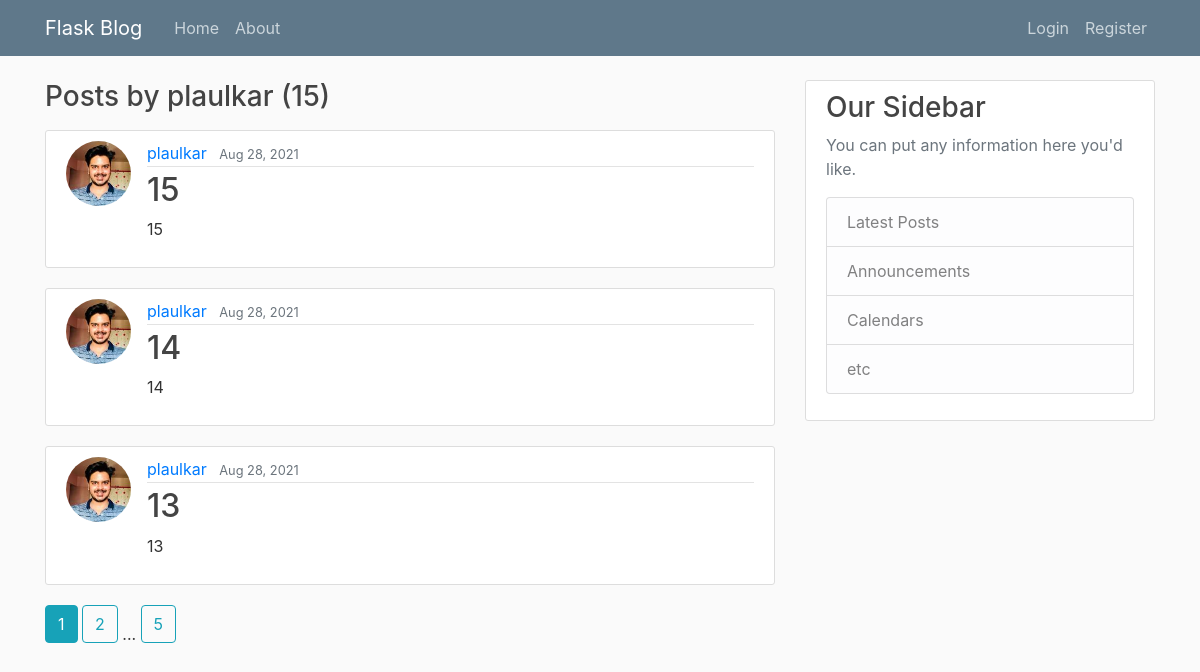
Page /user/plaulkar on the earlier database version.
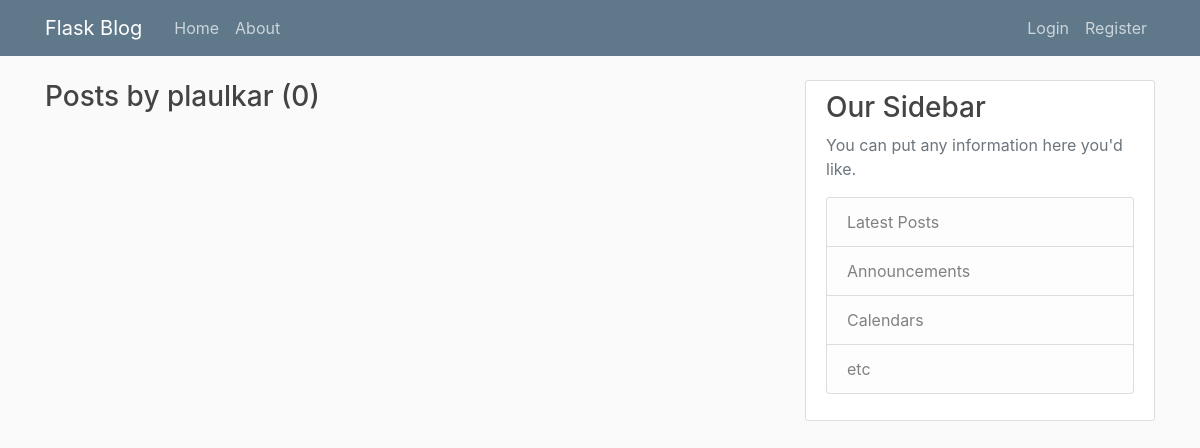
Same page on the later database version.
### flaskblog/models.py (models this page shows, shortened)
class Post(db.Model):
	id = db.Column(db.Integer, primary_key=True);
	title = db.Column(db.String(100), nullable=False)
	date_posted = db.Column(db.DateTime, nullable=False, default=datetime.utcnow);
	content = db.Column(db.Text, nullable=False)
	user_id = db.Column(db.Integer, db.ForeignKey('user.id'), nullable=False);

class User(db.Model, UserMixin):
	id = db.Column(db.Integer, primary_key=True);
	username = db.Column(db.String(20), unique=True, nullable=False);
	email = db.Column(db.String(120), unique=True, nullable=False);
	image_file = db.Column(db.String(20), nullable=False, default='default.jpg');
	password = db.Column(db.String(60), nullable=False);
	posts = db.relationship('Post', backref='author', lazy=True);

### flaskblog/users/routes.py (the view)
@users.route('/user/<string:username>')
def user_posts(username):
	user = User.query.filter_by(username=username).first_or_404();
	page = request.args.get('page', 1, type=int);
	posts = Post.query.filter_by(author=user).order_by(Post.date_posted.desc()).paginate(page = page, per_page = 3)
	return render_template('user_posts.html', title=user.username, posts=posts, user=user)

### flaskblog/templates/user_posts.html
{% extends "layout.html" %}
{% block content %}
	<h3 class="mb-3">Posts by {{ user.username }} ({{ posts.total }})</h3>
	{% for post in posts.items %}
		<article class="media content-section">
		  <img class="rounded-circle article-img" src="{{ url_for('static', filename='profile_pics/' + post.author.image_file) }}">
		  <div class="media-body">
			<div class="article-metadata">
			  <a class="mr-2" href="{{ url_for('users.user_posts', username=post.author.username) }}">{{ post.author.username }}</a>
			  <small class="text-muted">{{ post.date_posted.strftime('%b %d, %Y') }}</small>
			</div>
			<h2><a class="article-title" href="{{ url_for('posts.post', post_id=post.id) }}">{{ post.title }}</a></h2>
			<p class="article-content">{{ post.content }}</p>
		  </div>
		</article>
	{% endfor %}
	{% for page_num in posts.iter_pages(left_edge=1, right_edge=1, left_current=1, right_current=2) %}
		{% if page_num %}
			{% if posts.page == page_num %}
				<a class="btn btn-info mb-4" href = "{{ url_for('users.user_posts', username=user.username, page=page_num) }}">{{ page_num }}</a>
			{% else %}
				<a class="btn btn-outline-info mb-4" href = "{{ url_for('users.user_posts', username=user.username, page=page_num) }}">{{ page_num }}</a>
			{% endif %}
		{% else %}
			...
		{% endif %}
	{% endfor %}
{% endblock content %}

Differences in the rows shown:
removed Post: image_file (picture), author.username "plaulkar", date_posted "Aug 28, 2021", title "15", content "15"
removed Post: image_file (picture), author.username "plaulkar", date_posted "Aug 28, 2021", title "14", content "14"
removed Post: image_file (picture), author.username "plaulkar", date_posted "Aug 28, 2021", title "13", content "13"
Other differences:
{{ posts.total }}: "15" → "0"
list line gone: "1"
list line gone: "2"
list line gone: "5"
